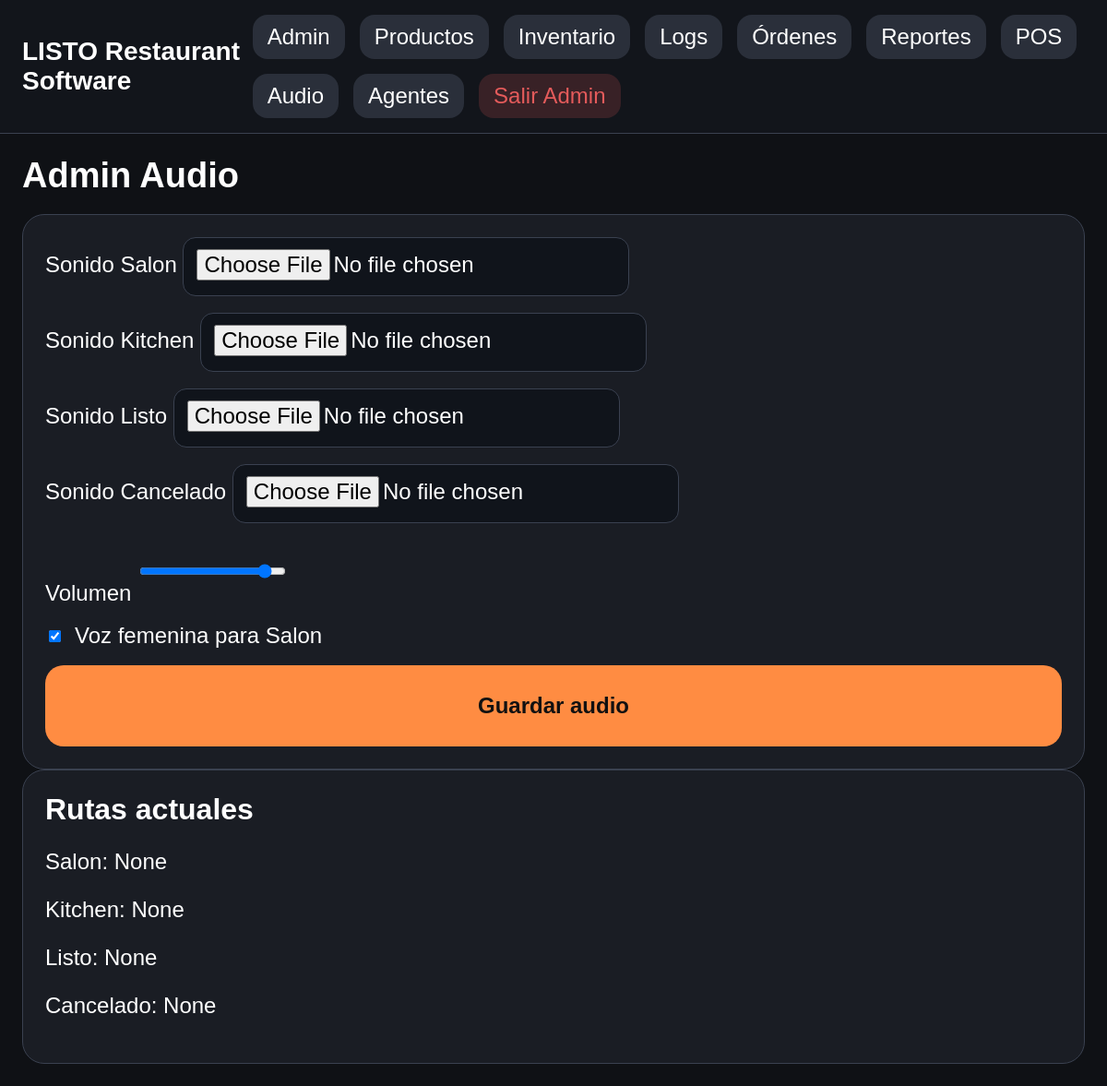
Page /admin/audio (signed in) on the committed database.
### app/models.py (models this page shows)
class AudioSettings(Base):
    __tablename__ = "audio_settings"
    id: Mapped[int] = mapped_column(Integer, primary_key=True)
    station_order_sound_path: Mapped[str | None] = mapped_column(String(300), nullable=True)
    kitchen_order_sound_path: Mapped[str | None] = mapped_column(String(300), nullable=True)
    ready_sound_path: Mapped[str | None] = mapped_column(String(300), nullable=True)
    cancel_sound_path: Mapped[str | None] = mapped_column(String(300), nullable=True)
    voice_enabled_for_station_orders: Mapped[bool] = mapped_column(Boolean, default=True)
    master_volume: Mapped[float] = mapped_column(Float, default=1.0)
    tax_rate: Mapped[float] = mapped_column(Float, default=0)
    updated_at: Mapped[datetime] = mapped_column(DateTime, default=cr_now, onupdate=cr_now)

### app/routes/web.py (the view)
@router.get("/admin/audio")
def admin_audio(request: Request, db: Session = Depends(get_db)):
    if not require_admin(request):
        return RedirectResponse(url="/admin/login")
    settings = db.query(AudioSettings).first()
    return templates.TemplateResponse("admin_audio.html", {"request": request, "settings": settings, "page_title": "Admin Audio"})

### app/templates/admin_audio.html
{% extends 'base.html' %}
{% block content %}
<h1>Admin Audio</h1>
<div class="panel form-panel">
  <form method="post" action="/admin/audio" enctype="multipart/form-data" class="audio-form">
    <label>Sonido Salon <input type="file" name="station_sound" accept=".mp3,.wav,.m4a"></label>
    <label>Sonido Kitchen <input type="file" name="kitchen_sound" accept=".mp3,.wav,.m4a"></label>
    <label>Sonido Listo <input type="file" name="ready_sound" accept=".mp3,.wav,.m4a"></label>
    <label>Sonido Cancelado <input type="file" name="cancel_sound" accept=".mp3,.wav,.m4a"></label>
    <label>Volumen <input type="range" min="0" max="1" step="0.1" name="master_volume" value="{{ settings.master_volume if settings else 1.0 }}"></label>
    <label class="checkbox-row"><input type="checkbox" name="voice_enabled_for_station_orders" {% if settings and settings.voice_enabled_for_station_orders %}checked{% endif %}> Voz femenina para Salon</label>
    <button class="action primary" type="submit">Guardar audio</button>
  </form>
</div>
<div class="table-card">
  <h2>Rutas actuales</h2>
  <p>Salon: {{ settings.station_order_sound_path if settings else '-' }}</p>
  <p>Kitchen: {{ settings.kitchen_order_sound_path if settings else '-' }}</p>
  <p>Listo: {{ settings.ready_sound_path if settings else '-' }}</p>
  <p>Cancelado: {{ settings.cancel_sound_path if settings else '-' }}</p>
</div>
{% endblock %}

### app/static/css/styles.css (style rules this page uses)
:root { --bg: #0f1115; --card: #1a1d24; --muted: #2a2f3a; --border: #3a4150; --text: #ffffff; --accent: #ff8c42; --blue: #4da3ff; --yellow: #ffd24d; --green: #4caf50; --gray: #6c757d; --red: #e45b5b; }
* { box-sizing: border-box; }
body { margin: 0; background: var(--bg); color: var(--text); font-family: Arial, sans-serif; }
h1, h2, h3, p, label, th, td, input, button, a, div, span { font-size: 24px; }
h1 { font-size: 38px; margin: 0 0 20px; }
h2 { font-size: 32px; margin: 0 0 16px; }
.panel, .table-card, .stat-card { background:var(--card); border:1px solid var(--border); border-radius:24px; padding:24px; }
.action, .small-action { min-height: 88px; border:none; border-radius:20px; background:var(--muted); color:var(--text); font-weight:700; padding:18px; cursor:pointer; }
.action.primary { background: var(--accent); color:#111; }
.big-form, .audio-form { display:grid; gap:18px; }
.big-form input, .audio-form input[type="file"], .audio-form input[type="range"] { min-height:64px; border-radius:14px; border:1px solid var(--border); background:#10141b; color:var(--text); padding:12px 14px; }
.checkbox-row { display:flex; align-items:center; gap:12px; }

### rows in the picture
AudioSettings: master_volume "1", voice_enabled_for_station_orders "☑", station_order_sound_path "None", kitchen_order_sound_path "None", ready_sound_path "None", cancel_sound_path "None"
